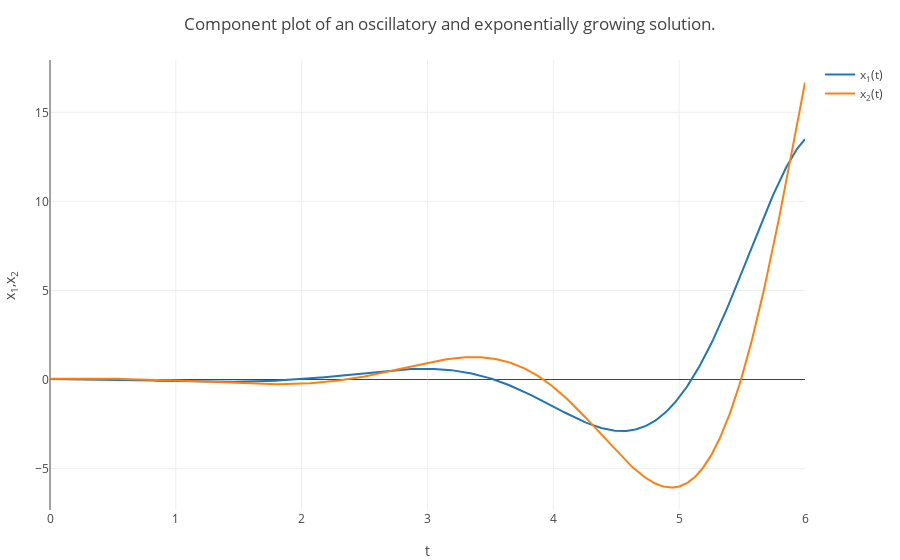

This figure's notebook cell:
### Markdown cell above
Here are the component plots of a solution with $c_1=-1$ and $c_2=5$.

### Code cell
using PlotlyJS

tt = 0:0.01:6;
v1 = exp(tt1).*cos(2*tt1);
v2 = exp(tt1).*(cos(2*tt1)+sin(2*tt1));
w1 = exp(tt1).*sin(2*tt1);
w2 = exp(tt1).*(sin(2*tt1)-cos(2*tt1));

tracesODE1 = GenericTrace[];

c1=-1;
c2=5;
x13 =c1*v1+c2*w1; 
x23 =c1*v2+c2*w2; 
trace = scatter(x=tt, y=x13, name = "x<sub>1</sub>(t)");
push!(tracesODE1, trace);
trace = scatter(x=tt, y=x23, name = "x<sub>2</sub>(t)");
push!(tracesODE1, trace);


plot(tracesODE1, Layout(title="Component plot of an oscillatory and exponentially growing solution.", xaxis=attr(title="t"),yaxis=attr(title="x<sub>1</sub>,x<sub>2</sub>")))

### Figure 1 — Plotly figure (JSON) as saved in the notebook; plotly's stock layout.template omitted (floating-point values rounded to 4 significant figures; data arrays with more than 128 entries replaced by an {"elided": "..."} marker saying what was removed)
{"data": [{"y": {"elided": "801 float values"}, "name": "x<sub>1</sub>(t)", "type": "scatter", "x": {"elided": "601 float values"}}, {"y": {"elided": "801 float values"}, "name": "x<sub>2</sub>(t)", "type": "scatter", "x": {"elided": "601 float values"}}], "layout": {"yaxis": {"title": "x<sub>1</sub>,x<sub>2</sub>"}, "xaxis": {"title": "t"}, "title": "Component plot of an oscillatory and exponentially growing solution.", "margin": {"r": 50, "l": 50, "b": 50, "t": 60}}}
